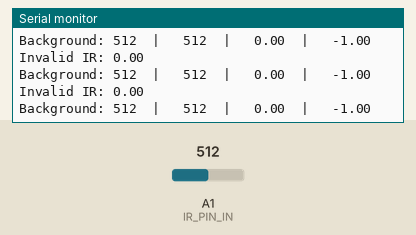
This sketch was run on a simulated Arduino Nano, built with avr-gcc and run on an emulated ATmega328P. Shown: the last lines printed to the serial monitor. The inputs (shaded band) are chosen by the test bench; at power-on: A1 (IR_PIN_IN) = 512.

Above: at 1.2 s.
1.3 s: A1 (IR_PIN_IN) set to 107
At 1.37 s:
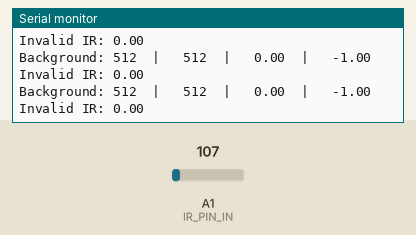
4.3 s: A1 (IR_PIN_IN) set to 94
At 4.35 s:
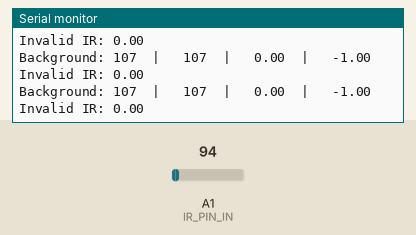
8.8 s: A1 (IR_PIN_IN) set to 12
At 8.81 s:
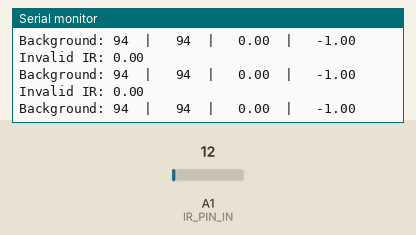
11.8 s: A1 (IR_PIN_IN) set to 8
At 11.82 s:
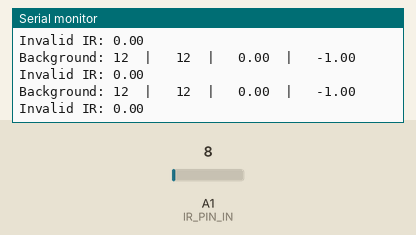
Timing chart, 0 to 14.8 s (numbered marks = the images above; inputs shaded):
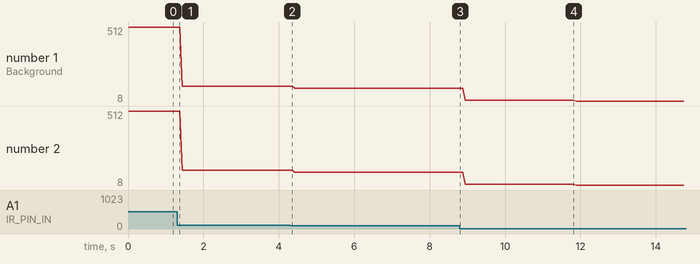

The sketch:

walltrack.ino
```cpp
#include "MeMCore.h"


// constants!
#define PRINT 1
#define TIMEOUT 2000 // Max microseconds to wait; choose according to max distance of wall
#define SPEED_OF_SOUND 340
#define IR_LOW_READING 0
#define IR_HIGH_READING 1000
#define IR_LOW_DIST 0                  // mm
#define IR_HIGH_DIST 100               // mm
#define ULTRASONIC_READING_INTERVAL 10 // millis
#define RGBWait 200                    // in milliseconds
#define LDRWait 10                     // in milliseconds
#define TURNING_TIME 375               // in milliseconds
#define LEFT_MOTOR_BIAS 1            // from 0 to 1, because robot doesn't move straight
#define RIGHT_MOTOR_BIAS 0.75         // from 0 to 1, because robot doesn't move straight
// #define MOTOR_BIAS_MORE_RIGHT 0.77
// #define MOTOR_BIAS_MORE_MORE_RIGHT 0.79


// pins!
#define ULTRASONIC 12
#define LED 13 // onboard led
#define PUSH_BUTTON A7
#define LDR A0
#define IR_PIN_IN A1
#define PIN_A A2 // the 2-to-4 decoder pin 1
#define PIN_B A3 // the 2-to-4 decoder pin 2

MeDCMotor leftMotor(M1); // assigning leftMotor to port M1
MeDCMotor rightMotor(M2); // assigning RightMotor to port M2
uint8_t motorSpeed = 180;

void differentialSteer(MeDCMotor *leftMotor, MeDCMotor *rightMotor, double motorSpeed, double rotation);
void transmitUltrasonic();
float receiveUltrasonic();
void turnOnEmitter();
void turnOffEmitter();
double getDistFromIR(double val);

void setup() {
  pinMode(ULTRASONIC, OUTPUT);
  pinMode(ULTRASONIC, INPUT);
  Serial.begin(9600);
}


// variables!
double currentError = 0,
       rotation = 0;
double IRKp = 0.06,
UltrasonicKp = 0.06,
       kd = 0,
       p = 0,
       d = 0;
double left = 0,
       right = 0;
unsigned long lastReadUltrasonic,
    lastLoopTime,
    loopInterval;


void turnOnEmitter() {
    digitalWrite(PIN_A, LOW);
    digitalWrite(PIN_B, LOW);
}

void turnOffEmitter() {
    digitalWrite(PIN_A, HIGH);
    digitalWrite(PIN_B, LOW);
}


double pidControllerRight(double reading)
{
  // loopInterval = millis() - lastLoopTime;
  // lastLoopTime = millis();
  return (reading - 8.22) * IRKp; // setpoint
  // d = (currentError / loopInterval) * kd;
  // currentError = p + d;
  // return p;
}

double pidControllerLeft(double reading)
{
  // loopInterval = millis() - lastLoopTime;
  // lastLoopTime = millis();
  return (9.58 - reading) * UltrasonicKp; // setpoint
  // d = (currentError / loopInterval) * kd;
  // currentError = p + d;
  // return p;
}


double getDistFromIR(double val)
{
  if (val > 22)
  {
    Serial.print("IR readings: ");
    double result = 100.9 * pow(val, -0.641);
    Serial.println(result);
    return result;
  }
  else
  {
    Serial.print("Invalid IR: ");
    Serial.println(val);
    return -1;
  }
}

void loop() {
  // transmitUltrasonic();
  // double left = receiveUltrasonic(); //in cm
  // double right = 7.5; //in cm
  // delay(10);
  // double rotation = (left == -1 || right == -1) ? ((left - right) * 0.07) : 0; //if out of bounds, just go straight
  // differentialSteer(&leftMotor, &rightMotor, motorSpeed, rotation);
//  transmitUltrasonic();
//    left = receiveUltrasonic(); // in cm
//    lastReadUltrasonic = millis();
//    delay(10);
    // ir sensor
    turnOnEmitter();
    delay(2);
    int currentReading = analogRead(IR_PIN_IN);
    turnOffEmitter();
    delay(2);
    int backgroundIR = analogRead(IR_PIN_IN);
    double rawDistance = backgroundIR - currentReading;
    right = getDistFromIR(rawDistance);
    Serial.print("Background: ");
    Serial.print(backgroundIR);
    Serial.print("  |   ");
    Serial.print(currentReading);
    Serial.print("  |   ");
    Serial.print(rawDistance);
    Serial.print("  |   ");
    Serial.println(right);
    // pid controller
//    if (right == -1) // both out of range
//    {
//      rotation = 0;
//    }
//    else// right out of bounds, or left is closer
//    {
//      Serial.println("Using left");
//      rotation = pidControllerRight(right);
//    }
//    // else if (left == -1 || (right < left && right > 0) || !(left > 0)) // left out of bounds, or right is closer
//    // {
//    //   Serial.println("Using right");
//    //   rotation = pidControllerRight(right);
//    // }
//    // else // same
//    // {
//    //   rotation = 0;
//    // }
//    differentialSteer(&leftMotor, &rightMotor, motorSpeed, rotation);
}

void transmitUltrasonic() {
  digitalWrite(ULTRASONIC, LOW);
  delayMicroseconds(2);
  digitalWrite(ULTRASONIC, HIGH);
  delayMicroseconds(10);
  digitalWrite(ULTRASONIC, LOW);
}

void differentialSteer(MeDCMotor *leftMotor, MeDCMotor *rightMotor, double motorSpeed, double rotation)
{
  double slower = 1 - 2 * fabs(rotation);
  if (rotation < 0)
  { // turning left
    rightMotor->run(motorSpeed * RIGHT_MOTOR_BIAS);
    leftMotor->run(-motorSpeed * LEFT_MOTOR_BIAS * slower);
  }
  else
  { // turning right
    rightMotor->run(motorSpeed * RIGHT_MOTOR_BIAS * slower);
    leftMotor->run(-motorSpeed * LEFT_MOTOR_BIAS);
  }
}

float receiveUltrasonic() // in cm
{
  long duration = pulseIn(ULTRASONIC, HIGH, TIMEOUT);
  if (duration > 0)
  {
    float distance = (duration / 2.0 / 1000000 * SPEED_OF_SOUND * 100) - 2.0; // 3.5 is the distance from ultrasonic to robot side
#if PRINT
    Serial.print("distance(cm) = ");
    Serial.println(distance);
#endif
    return min(distance, 14);
  }
  else
  {
#if PRINT
    Serial.println("out of range");
#endif
    return -1;
  }
}
```

Measured:
- the behaviour switches between 10 and 9 on A1 (IR_PIN_IN) (found by bisection; images 3 and 4)
- plotted number 1: 512 → 107 after the input at 1.3 s, 107 → 94 after the input at 4.3 s, 94 → 12 after the input at 8.8 s, 12 → 8 after the input at 11.8 s
- plotted number 2: 512 → 107 after the input at 1.3 s, 107 → 94 after the input at 4.3 s, 94 → 12 after the input at 8.8 s, 12 → 8 after the input at 11.8 s
